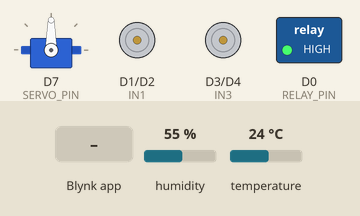
Simulated run of this sketch. Board: ESP8266 (NodeMCU). Shown: servo, motor-driver pin pairs drawn as motors (green arrow = first pin HIGH = forward, orange = second pin HIGH = backward, longer = more drive, scaled by the enable pin), switched loads named in the sketch (green lamp = pin HIGH). The test bench sets the inputs (shaded band); at power-on: humidity 55 %, temperature 24 °C. WiFi joins after 1.5 s; servers stay silent unless stated.

Above: at 3.0 s.
3.1 s: Blynk app writes 1 to V1
At 4.3 s:
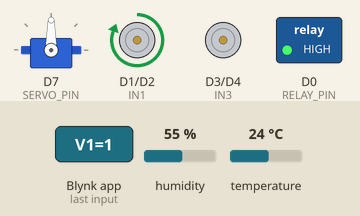
4.6 s: Blynk app writes 0 to V1
At 5.6 s:
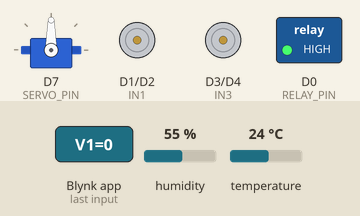
6.1 s: Blynk app writes 1 to V2
At 6.8 s:
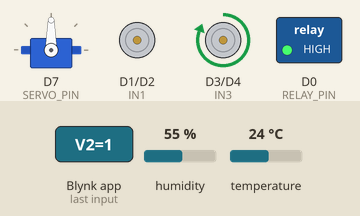
7.6 s: Blynk app writes 200 to V1
At 7.9 s:
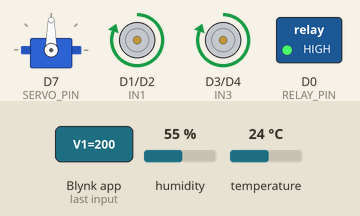
9.1 s: Blynk app writes 0 to V2
At 10.2 s:
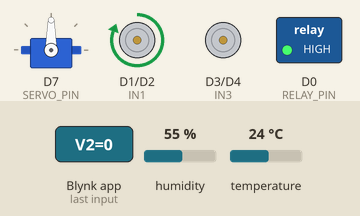
10.6 s: Blynk app writes 1 to V3
Timing chart, 0 to 64.1 s (numbered marks = the images above; inputs shaded):
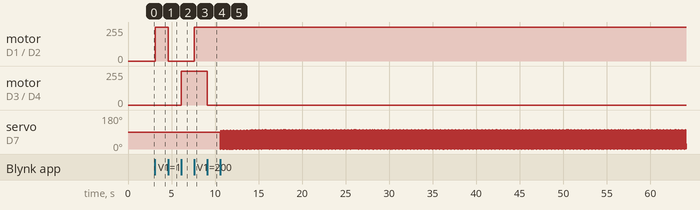

Measured:
- after the input at 3.1 s, motor on D1 (IN1) / D2 (IN2): stopped → forward 255/255 at once
- after the input at 4.6 s, motor on D1 (IN1) / D2 (IN2): forward 255/255 → stopped at once
- after the input at 6.1 s, motor on D3 (IN3) / D4 (IN4): stopped → forward 255/255 at once
- after the input at 7.6 s, motor on D1 (IN1) / D2 (IN2): stopped → forward 255/255 at once
- after the input at 9.1 s, motor on D3 (IN3) / D4 (IN4): forward 255/255 → stopped at once

The sketch:

sketch_oct11b.ino
```cpp
#define BLYNK_PRINT Serial
#include <ESP8266WiFi.h>
#include <BlynkSimpleEsp8266.h>
#include <Servo.h>
#include <DHT.h>

// Blynk Auth Token
char auth[] = "kuLOtQHP1JOalR94soOrt7Z6vw-yHG8U";                          //kuLOtQHP1JOalR94soOrt7Z6vw-yHG8U

// WiFi credentials
char ssid[] = "dazzle";
char pass[] = "romanus5666";

// Motor Pins for L298N Motor Driver
#define IN1 D1  // Motor 1 control
#define IN2 D2
#define IN3 D3  // Motor 2 control
#define IN4 D4
#define ENA D5  // Motor 1 speed (optional)
#define ENB D6  // Motor 2 speed (optional)

// Servo Pin
#define SERVO_PIN D7

// DHT11 Sensor Pin
#define DHTPIN D8  // DHT11 data pin connected to D8
#define DHTTYPE DHT11  // DHT11 sensor type

// Relay Pin for water pump
#define RELAY_PIN D0  // Relay control pin

Servo servoMotor;
DHT dht(DHTPIN, DHTTYPE);

// Variables for motor, servo, and sensor
bool motor1State = false;
bool motor2State = false;
bool servoMotorState = false;
bool waterPumpState = false;
int servoSpeed = 0.1;  // Default speed (in milliseconds)
float temperature, humidity;

// Blynk button to control DC Motor 1 (on/off)
BLYNK_WRITE(V1) {
  motor1State = param.asInt();  // On/Off for Motor 1
  if (motor1State) {
    digitalWrite(IN1, HIGH);
    digitalWrite(IN2, LOW);
    analogWrite(ENA, 255);  // Full speed for Motor 1
  } else {
    digitalWrite(IN1, LOW);
    digitalWrite(IN2, LOW);
  }
}

// Blynk button to control DC Motor 2 (on/off)
BLYNK_WRITE(V2) {
  motor2State = param.asInt();  // On/Off for Motor 2
  if (motor2State) {
    digitalWrite(IN3, HIGH);
    digitalWrite(IN4, LOW);
    analogWrite(ENB, 255);  // Full speed for Motor 2
  } else {
    digitalWrite(IN3, LOW);
    digitalWrite(IN4, LOW);
  }
}

// Blynk button to control Servo motor (on/off)
BLYNK_WRITE(V3) {
  servoMotorState = param.asInt();  // On/Off for Servo motor
}

// Blynk slider to adjust Servo motor speed
BLYNK_WRITE(V4) {
  servoSpeed = param.asInt();  // Speed adjustment in milliseconds
}

// Blynk button to control Water Pump (Relay on/off)
BLYNK_WRITE(V5) {
  waterPumpState = param.asInt();  // On/Off for Water Pump
  digitalWrite(RELAY_PIN, waterPumpState ? LOW : HIGH);  // Relay is active LOW
}

void setup() {
  // Start serial communication
  Serial.begin(115200);

  // Setup Blynk
  Blynk.begin(auth, ssid, pass);

  // Motor Pins as outputs
  pinMode(IN1, OUTPUT);
  pinMode(IN2, OUTPUT);
  pinMode(IN3, OUTPUT);
  pinMode(IN4, OUTPUT);
  pinMode(ENA, OUTPUT);
  pinMode(ENB, OUTPUT);

  // Attach servo
  servoMotor.attach(SERVO_PIN);

  // Initialize DHT11 sensor
  dht.begin();

  // Relay pin setup
  pinMode(RELAY_PIN, OUTPUT);
  digitalWrite(RELAY_PIN, HIGH);  // Ensure relay is off initially
}

void loop() {
  Blynk.run();

  // If servo motor is on, move between 0° and 120°
  if (servoMotorState) {
    for (int angle = 0; angle <= 120; angle++) {
      servoMotor.write(angle);
      delay(servoSpeed);  // Adjust speed using the slider
    }
    for (int angle = 120; angle >= 0; angle--) {
      servoMotor.write(angle);
      delay(servoSpeed);  // Adjust speed using the slider
    }
  }

  // Read temperature and humidity from DHT11
  temperature = dht.readTemperature();
  humidity = dht.readHumidity();

  // Send temperature and humidity to Blynk
  Blynk.virtualWrite(V6, temperature);  // Temperature display on Blynk
  Blynk.virtualWrite(V7, humidity);     // Humidity display on Blynk
}
```
